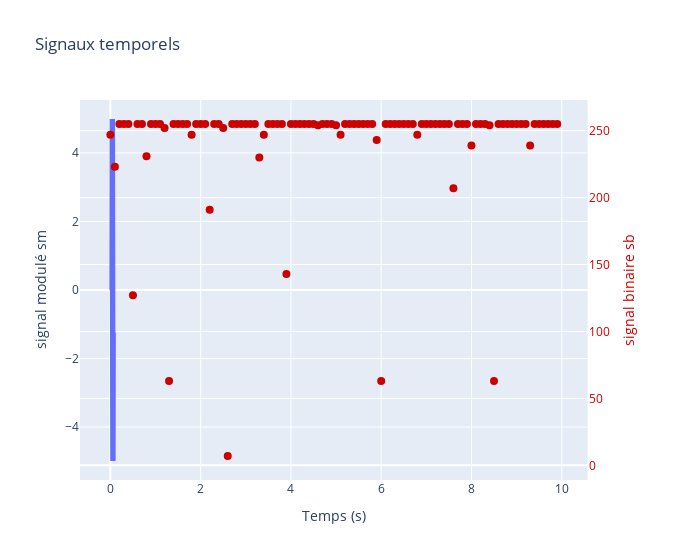

Write notebook code for a chart like this one.
### Markdown cell above
### Affichages

### Code cell
# Affichage de s_b et s_m sur une seule figure
fig4 = make_subplots(specs=[[{"secondary_y": True}]])

fig41 = px.line(df_sm, x='x',  y='y')
    
fig42 = px.scatter(df_sb, x='x', y='y')
fig42.update_traces(yaxis='y2', marker_color='#cc0000', marker_size=8)

fig4.add_traces(fig41.data + fig42.data)
fig4.update_layout(title='Signaux temporels', width=700,
                    xaxis =dict(title=dict(text='Temps (s)')), 
                    yaxis =dict(title=dict(text='signal modulé sm')), 
                    yaxis2=dict(title=dict(text='signal binaire sb',font=dict(color="#cc0000")), color='#cc0000'),
)
fig4.show()

### Figure 1 — Plotly figure (JSON) as saved in the notebook; plotly's stock layout.template omitted (floating-point values rounded to 4 significant figures)
{"data": [{"hovertemplate": "x=%{x}<br>y=%{y}<extra></extra>", "legendgroup": "", "line": {"color": "#636efa", "dash": "solid"}, "marker": {"symbol": "circle"}, "mode": "lines", "name": "", "orientation": "v", "showlegend": false, "type": "scatter", "x": [0.0, 0.001, 0.002, 0.003, 0.004, 0.005, 0.006, 0.007, 0.008, 0.009, 0.01, 0.011, 0.012, 0.013, 0.014, 0.015, 0.016, 0.017, 0.018, 0.019, 0.02, 0.021, 0.022, 0.023, 0.024, 0.025, 0.026, 0.027, 0.028, 0.029, 0.03, 0.031, 0.032, 0.033, 0.034, 0.035, 0.036, 0.037, 0.038, 0.039, 0.04, 0.041, 0.042, 0.043, 0.044, 0.045, 0.046, 0.047, 0.048, 0.049, 0.05, 0.051, 0.052, 0.053, 0.054, 0.055, 0.056, 0.057, 0.058, 0.059, 0.06, 0.061, 0.062, 0.063, 0.064, 0.065, 0.066, 0.067, 0.068, 0.069, 0.07, 0.071, 0.072, 0.073, 0.074, 0.075, 0.076, 0.077, 0.078, 0.079, 0.08, 0.081, 0.082, 0.083, 0.084, 0.085, 0.086, 0.087, 0.088, 0.089, 0.09, 0.091, 0.092, 0.093, 0.094, 0.095, 0.096, 0.097, 0.098, 0.099], "xaxis": "x", "y": [0.0, 1.243, 2.409, 3.423, 4.222, 4.755, 4.99, 4.911, 4.524, 3.853, 2.939, 1.841, 0.6267, -0.6267, -1.841, -2.939, -3.853, -4.524, -4.911, -4.99, -4.755, -4.222, -3.423, -2.409, -1.243, -1.225e-15, 1.243, 2.409, 3.423, 4.222, 4.755, 4.99, 4.911, 4.524, 3.853, 2.939, 1.841, 0.6267, -0.6267, -1.841, -2.939, -3.853, -4.524, -4.911, -4.99, -4.755, -4.222, -3.423, -2.409, -1.243, -2.449e-15, 1.243, 2.409, 3.423, 4.222, 4.755, 4.99, 4.911, 4.524, 3.853, 2.939, 1.841, 0.6267, -0.6267, -1.841, -2.939, -3.853, -4.524, -4.911, -4.99, -4.755, -4.222, -3.423, -2.409, -1.243, -3.674e-15, 1.243, 2.409, 3.423, 4.222, 4.755, 4.99, 4.911, 4.524, 3.853, 2.939, 1.841, 0.6267, -0.6267, -1.841, -2.939, -3.853, -4.524, -4.911, -4.99, -4.755, -4.222, -3.423, -2.409, -1.243], "yaxis": "y"}, {"hovertemplate": "x=%{x}<br>y=%{y}<extra></extra>", "legendgroup": "", "marker": {"color": "#cc0000", "size": 8, "symbol": "circle"}, "mode": "markers", "name": "", "orientation": "v", "showlegend": false, "type": "scatter", "x": [0.0, 0.1, 0.2, 0.3, 0.4, 0.5, 0.6, 0.7, 0.8, 0.9, 1.0, 1.1, 1.2, 1.3, 1.4, 1.5, 1.6, 1.7, 1.8, 1.9, 2.0, 2.1, 2.2, 2.3, 2.4, 2.5, 2.6, 2.7, 2.8, 2.9, 3.0, 3.1, 3.2, 3.3, 3.4, 3.5, 3.6, 3.7, 3.8, 3.9, 4.0, 4.1, 4.2, 4.3, 4.4, 4.5, 4.6, 4.7, 4.8, 4.9, 5.0, 5.1, 5.2, 5.3, 5.4, 5.5, 5.6, 5.7, 5.8, 5.9, 6.0, 6.1, 6.2, 6.3, 6.4, 6.5, 6.6, 6.7, 6.8, 6.9, 7.0, 7.1, 7.2, 7.3, 7.4, 7.5, 7.6, 7.7, 7.8, 7.9, 8.0, 8.1, 8.2, 8.3, 8.4, 8.5, 8.6, 8.7, 8.8, 8.9, 9.0, 9.1, 9.2, 9.3, 9.4, 9.5, 9.6, 9.7, 9.8, 9.9], "xaxis": "x", "y": [247, 223, 255, 255, 255, 127, 255, 255, 231, 255, 255, 255, 252, 63, 255, 255, 255, 255, 247, 255, 255, 255, 191, 255, 255, 252, 7, 255, 255, 255, 255, 255, 255, 230, 247, 255, 255, 255, 255, 143, 255, 255, 255, 255, 255, 255, 254, 255, 255, 255, 254, 247, 255, 255, 255, 255, 255, 255, 255, 243, 63, 255, 255, 255, 255, 255, 255, 255, 247, 255, 255, 255, 255, 255, 255, 255, 207, 255, 255, 255, 239, 255, 255, 255, 254, 63, 255, 255, 255, 255, 255, 255, 255, 239, 255, 255, 255, 255, 255, 255], "yaxis": "y2"}], "layout": {"title": {"text": "Signaux temporels"}, "width": 700, "xaxis": {"anchor": "y", "domain": [0, 0.94], "title": {"text": "Temps (s)"}}, "yaxis": {"anchor": "x", "domain": [0, 1], "title": {"text": "signal modulé sm"}}, "yaxis2": {"anchor": "x", "color": "#cc0000", "overlaying": "y", "side": "right", "title": {"font": {"color": "#cc0000"}, "text": "signal binaire sb"}}}}
